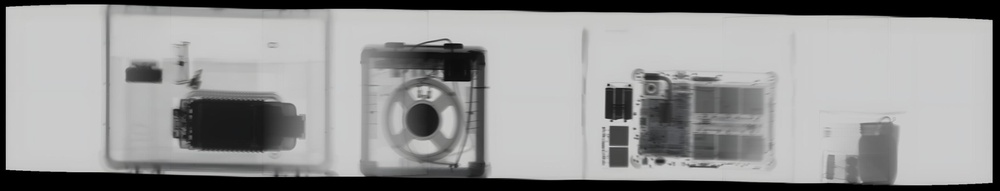
#> input picture xray.jpg, 1000 x 191 px, shrunk from 2942 x 562 before the run
$ jupyter execute segmentation.ipynb
#> lines starting #> are read from the running program, lines starting #| are printed output that depends on the picture; after the words box and inside, x2 and y2 are one past the last pixel; in counts of white or black regions, pixels touching at a corner belong together
[cell 1]
from skimage.color import rgb2gray
from skimage.filters import threshold_otsu
from skimage.measure import label, regionprops
from skimage.morphology import square, binary_closing, binary_opening
from skimage.util import img_as_ubyte
from skimage.io import imread, imshow, imsave

[cell 2]
img = imread('xray.jpg')
#> img is the input picture: shape (191, 1000, 3); mean R, G, B 149.2, 149.4, 149.2

imshow(img)

[cell 3]
img_gray = rgb2gray(img)

img_gray[img_gray == 0] = 1
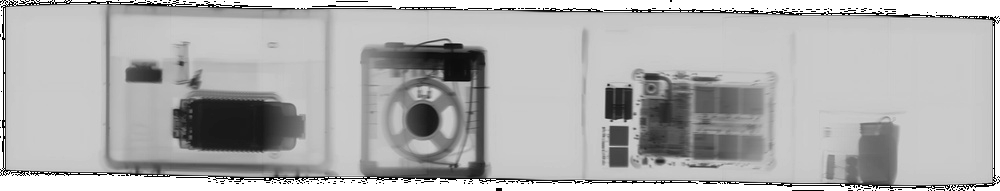
#> img_gray: shape (191, 1000) float64; min 0.000565, max 1, mean 0.692
imshow(img_gray)

[cell 4]
threshold = threshold_otsu(img_gray)
#> threshold = 0.541

img_binaria = ~(img_gray > threshold)
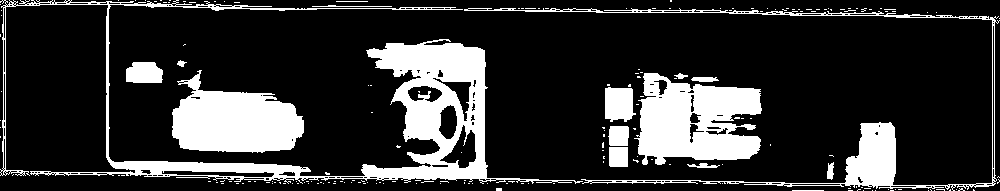
#> img_binaria: shape (191, 1000) bool; 20% white; 195 white regions (179 under 20 px), largest, box (x1, y1, x2, y2) and area: (0, 0, 583, 184) 14563, (634, 73, 762, 165) 8011, (172, 70, 304, 153) 7064

imshow(img_binaria)

[cell 5]
width, height = img_binaria.shape
#> width = 191; height = 1000

sq_op = square((min(height, width) // 60))
#> sq_op = [[1, 1, 1], [1, 1, 1], [1, 1, 1]]
sq_clo = square((min(height, width) // 15))

img_opening = binary_opening(img_binaria, sq_op)
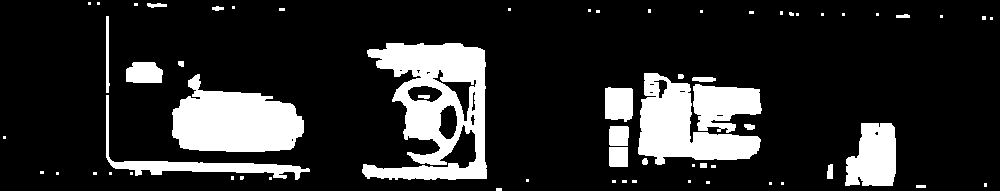
#> img_opening: shape (191, 1000) bool; 17% white; 64 white regions (41 under 20 px), largest, box (x1, y1, x2, y2) and area: (362, 43, 487, 180) 9324, (172, 74, 304, 152) 6964, (638, 73, 761, 165) 5481

img_opening = binary_closing(img_opening, sq_clo)
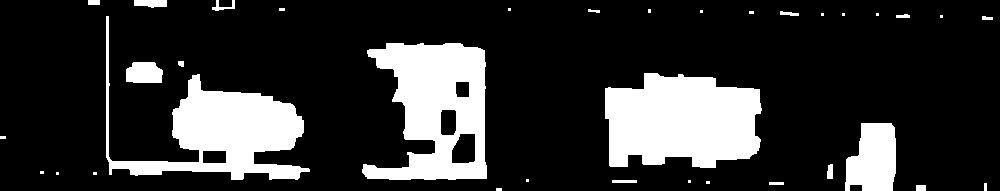
#> img_opening: shape (191, 1000) bool; 19.6% white; 35 white regions (17 under 20 px)


rotulos = label(img_opening)
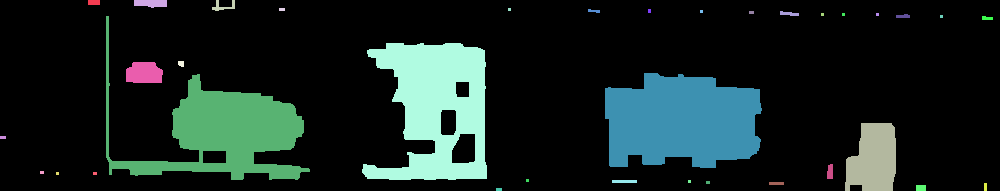
#> rotulos: shape (191, 1000) int32; 36 distinct labels, from 0 to 35; one colour per label, 0 black
propriedades = regionprops(rotulos)
#> propriedades = 35 regions; largest, box (x1, y1, x2, y2) and area: (605, 73, 762, 168) 11976, (362, 43, 487, 180) 10794, (106, 16, 310, 180) 10063, (845, 123, 896, 191) 2804, (126, 62, 163, 83) 683

imshow(rotulos)

[cell 6]
x = 0
total = 0

for i, prop in enumerate(propriedades, start=1):
    x = x  + prop.minor_axis_length
    total = total + 1
#> this loop made 35 passes
#> x on passes 1 to 12: 5.66, 13.43, 24.31, 27.58, 30.84, 33.79, 37.05, 40.32, 43.59, 47.33, 50.6, 53.86
#> after the loop, total = 35; x = 517.5

for i, prop in enumerate(propriedades, start=1):
    if prop.minor_axis_length > x/total:
        minr, minc, maxr, maxc = prop.bbox
        objeto_segmentado = img_as_ubyte(img[minr:maxr, minc:maxc])

        imsave(f"objeto_{i}.jpg",objeto_segmentado)
#> this loop made 35 passes
#> (minr, minc, maxr, maxc) on passes 16, 18, 20, 21, 22: (16, 106, 180, 310), (43, 362, 180, 487), (62, 126, 83, 163), (73, 605, 168, 762), (123, 845, 191, 896)

$ run again, with objeto.jpg copied over xray.jpg
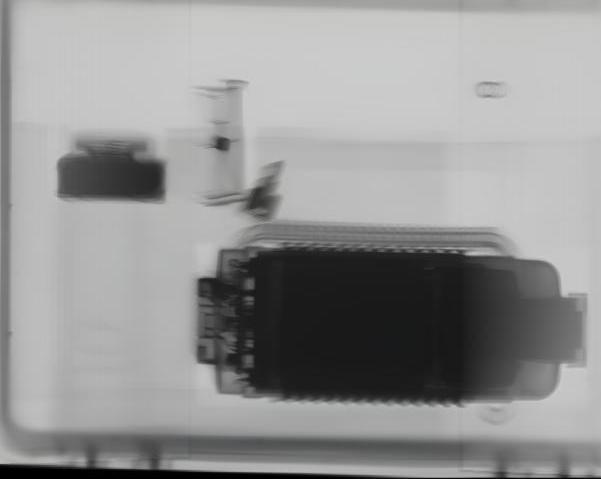
#> input picture objeto.jpg, 601 x 479 px
#> img is the input picture: shape (479, 601, 3); mean R, G, B 148.3, 148.4, 148.2
#> threshold = 0.477
#> img_binaria: shape (479, 601) bool; 27% white; 24 white regions (11 under 20 px), largest, box (x1, y1, x2, y2) and area: (196, 224, 581, 406) 55856, (0, 434, 601, 479) 13637, (58, 141, 165, 202) 5371
#> `rotulos = label(img_opening)`:
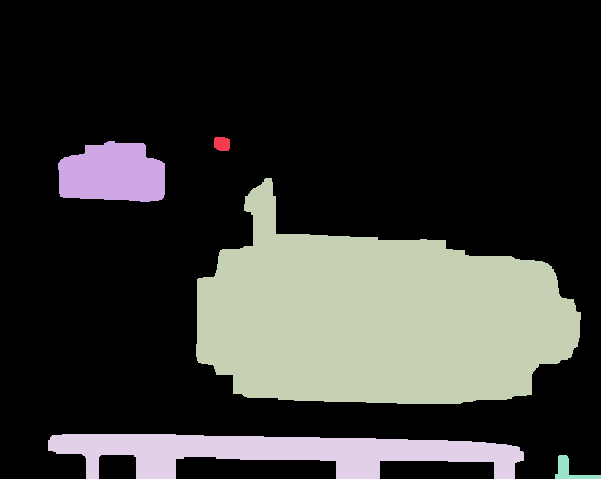
#> rotulos: shape (479, 601) int32; 6 distinct labels, from 0 to 5; one colour per label, 0 black
#> propriedades = 5 regions; box (x1, y1, x2, y2) and area: (196, 178, 581, 404) 56168, (48, 434, 524, 479) 12595, (58, 141, 165, 202) 5330, (555, 455, 601, 479) 402, (214, 137, 230, 151) 204
#> the loop `for i, prop in enumerate(propriedades, start=1):` made 5 passes
#> x on passes 1 to 5: 14.63, 76.03, 261.9, 303, 326.7
#> after the loop `for i, prop in enumerate(propriedades, start=1):`: total = 5; x = 326.7
#> the loop `for i, prop in enumerate(propriedades, start=1):` made 5 passes
#> (minr, minc, maxr, maxc) on pass 3: (178, 196, 404, 581)
#> pass 3, `objeto_segmentado = img_as_ubyte(img[minr:maxr, minc:maxc])`:
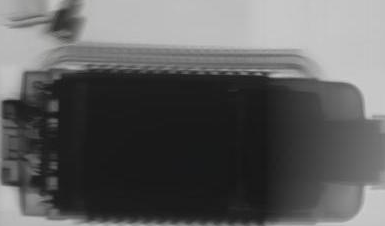
#> objeto_segmentado: shape (226, 385, 3); mean R, G, B 94.7, 94.8, 94.7

$ run again, with objeto_5.jpg copied over xray.jpg
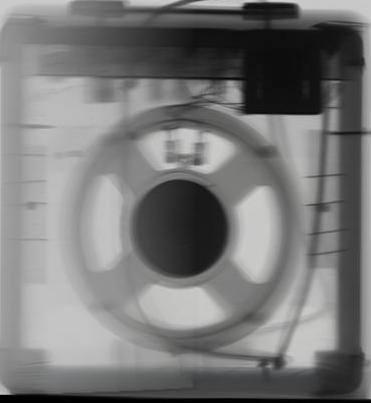
#> input picture objeto_5.jpg, 371 x 403 px
#> img is the input picture: shape (403, 371, 3); mean R, G, B 120.1, 120.2, 119.9
#> threshold = 0.426
#> `img_binaria = ~(img_gray > threshold)`:
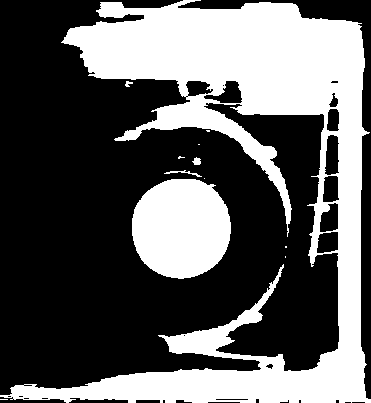
#> img_binaria: shape (403, 371) bool; 37.1% white; 12 white regions (7 under 20 px), largest, box (x1, y1, x2, y2) and area: (0, 0, 371, 403) 47323, (132, 179, 231, 279) 7911, (164, 170, 202, 177) 70, (192, 157, 201, 165) 50, (125, 81, 133, 87) 28
#> `rotulos = label(img_opening)`:
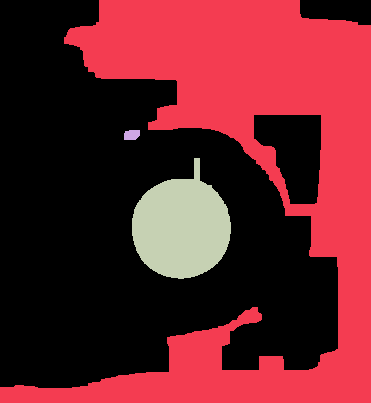
#> rotulos: shape (403, 371) int32; 4 distinct labels, from 0 to 3; one colour per label, 0 black
#> propriedades = 3 regions; box (x1, y1, x2, y2) and area: (0, 0, 371, 403) 56520, (132, 158, 231, 279) 8031, (124, 130, 140, 140) 143
#> the loop `for i, prop in enumerate(propriedades, start=1):` made 3 passes
#> x on passes 1 to 3: 346.2, 356.7, 455.5
#> after the loop `for i, prop in enumerate(propriedades, start=1):`: total = 3; x = 455.5
#> the loop `for i, prop in enumerate(propriedades, start=1):` made 3 passes
#> (minr, minc, maxr, maxc) on pass 1: (0, 0, 403, 371)
